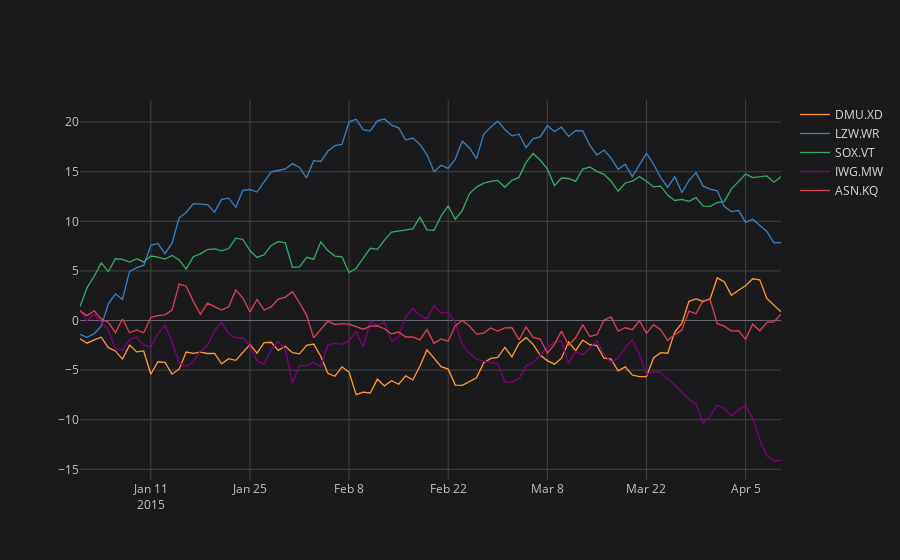

The code cell stored with this chart in its notebook:
### Code cell
cf.go_offline() # 讓圖檔不上傳到 plotly 的雲端
#cf.go_online() # 讓圖檔上傳到 plotly 的雲端
df.iplot(kind='scatter', filename='cufflink line2')
